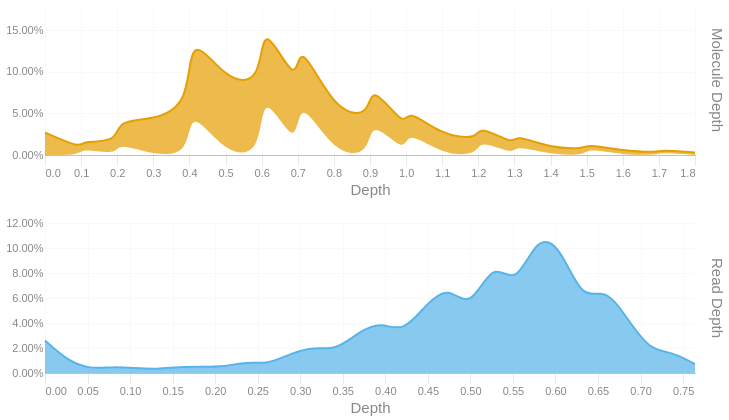

Write notebook code for a chart like this one.
### Code cell
readdep = depth_hist(tb['Read Depth'], q99, 3)
readdep = readdep.with_columns(pl.lit('Read Depth').alias('Metric'))
if not SKIPLR:
    moldep = depth_hist(tb['Molecule Depth'], mol_q99, 1)
    moldep = moldep.with_columns(pl.lit('Molecule Depth').alias('Metric'))
    _hist = pl.concat([readdep, moldep])
    _hist = _hist.filter(pl.col('Proportion') != 0)
    with SafeRender(_hist):
        (
            alt.Chart(_hist)        
            .mark_area(interpolate = "basis")
            .encode(
                x=alt.X('Bin:Q').scale(domainMin=0).axis(alt.Axis(title='Depth')),
                y = alt.Y('Proportion:Q', title = None).axis(format = '.2%'),
                color = alt.Color('Metric:N').legend(None),
                row = alt.Row("Metric:N").header(title = None, labelOrient = 'right'),
                tooltip = [
                    alt.Tooltip("Metric:N", title = "Metric"),
                    alt.Tooltip('Interval:N', title = "Depth Interval"),
                    alt.Tooltip('Proportion:Q', title = "% Alignments").format('.2%')
                ]
            )
            .resolve_scale(x='independent', y='independent')
            .properties(
                height = 150, width = 650,
                usermeta={'embedOptions': {'downloadFileName': f'{samplename}.depth.hist'}}
            )
        ).display()
else:
    readdep = readdep.filter(pl.col('Proportion') != 0)
    with SafeRender(readdep):
        (
            alt.Chart(readdep)        
            .mark_area(interpolate = "basis")
            .encode(
                x=alt.X('Bin:Q').scale(domainMin=0).axis(alt.Axis(title='Depth')),
                y = alt.Y('Proportion:Q', title = None).axis(format = '.2%'),
                tooltip = [
                    alt.Tooltip('Interval:N', title = "Depth Interval"),
                    alt.Tooltip('Proportion:Q', title = "% Alignments").format('.2%')
                ]
            )
            .properties(
                usermeta={'embedOptions': {'downloadFileName': f'{samplename}.depth.hist'}}
            )
        ).display()

### Figure 1 — Vega-Lite specification as saved in the notebook (floating-point values rounded to 4 significant figures)
{"width": 650, "height": 150, "config": {"title": {"anchor": "start", "dy": -15, "fontSize": 18, "color": "#888888", "subtitleColor": "#888888", "subtitleFontSize": 14}, "arc": {"fill": "#0072B2"}, "axis": {"domainColor": "#888888", "domainWidth": 0.5, "gridWidth": 0.2, "grid": false, "titleFontWeight": 400, "titleFontSize": 15, "labelFontSize": 11, "labelColor": "#888888", "tickColor": "#888888", "tickWidth": 0.2, "titleColor": "#888888"}, "axisBand": {"grid": false}, "axisX": {"grid": true, "tickSize": 10, "domainCap": "round"}, "axisY": {"domain": false, "grid": true, "tickSize": 0, "domainCap": "round"}, "background": "transparent", "header": {"labelFontSize": 15, "labelColor": "#888888", "titleFontSize": 15, "titleFontWeight": 600, "titleColor": "#888888"}, "legend": {"labelFont": "sans-serif", "labelFontSize": 12, "labelColor": "#888888", "symbolSize": 100, "symbolType": "circle", "titleFontSize": 12, "titlePadding": 10, "titleColor": "#888888", "title": null}, "range": {"category": ["#E69F00", "#56B4E9", "#009E73", "#F0E442", "#0072B2", "#D55E00", "#CC79A7", "#000000"], "diverging": ["#cfe8f3", "#a2d4ec", "#73bfe2", "#46abdb", "#1696d2", "#12719e"]}, "area": {"fill": "#0072B2", "fillOpacity": 0.7, "line": true, "strokeOpacity": 0.7}, "line": {"color": "#0072B2", "stroke": "#0072B2", "strokeWidth": 2}, "trail": {"color": "#0072B2", "stroke": "#0072B2", "strokeWidth": 0, "size": 1}, "point": {"filled": true, "fillOpacity": 1.0, "size": 95}, "text": {"color": "#888888", "fontSize": 11, "align": "right", "fontWeight": 400, "size": 11}, "bar": {"fill": "#0072B2", "stroke": null}, "view": {"stroke": null, "continuousWidth": 660, "continuousHeight": 400}}, "data": {"name": "data-854b1d0177566b375598d8fa37a5b7ee"}, "mark": {"type": "area", "interpolate": "basis"}, "encoding": {"color": {"field": "Metric", "legend": null, "type": "nominal"}, "row": {"field": "Metric", "header": {"title": null, "labelOrient": "right"}, "type": "nominal"}, "tooltip": [{"field": "Metric", "title": "Metric", "type": "nominal"}, {"field": "Interval", "title": "Depth Interval", "type": "nominal"}, {"field": "Proportion", "format": ".2%", "title": "% Alignments", "type": "quantitative"}], "x": {"axis": {"title": "Depth"}, "field": "Bin", "scale": {"domainMin": 0}, "type": "quantitative"}, "y": {"axis": {"format": ".2%"}, "field": "Proportion", "title": null, "type": "quantitative"}}, "resolve": {"scale": {"x": "independent", "y": "independent"}}, "usermeta": {"embedOptions": {"downloadFileName": "S6_Altamaha_3946.depth.hist"}}, "$schema": "https://vega.github.io/schema/vega-lite/v6.1.0.json", "datasets": {"data-854b1d0177566b375598d8fa37a5b7ee": [{"Bin": 0.0, "Interval": "0.0-0.026", "Proportion": 0.026, "Metric": "Read Depth"}, {"Bin": 0.026, "Interval": "0.026-0.053", "Proportion": 0.01, "Metric": "Read Depth"}, {"Bin": 0.053, "Interval": "0.053-0.079", "Proportion": 0.003, "Metric": "Read Depth"}, {"Bin": 0.079, "Interval": "0.079-0.105", "Proportion": 0.005, "Metric": "Read Depth"}, {"Bin": 0.105, "Interval": "0.105-0.132", "Proportion": 0.004, "Metric": "Read Depth"}, {"Bin": 0.132, "Interval": "0.132-0.158", "Proportion": 0.003, "Metric": "Read Depth"}, {"Bin": 0.158, "Interval": "0.158-0.184", "Proportion": 0.005, "Metric": "Read Depth"}, {"Bin": 0.184, "Interval": "0.184-0.211", "Proportion": 0.005, "Metric": "Read Depth"}, {"Bin": 0.211, "Interval": "0.211-0.237", "Proportion": 0.005, "Metric": "Read Depth"}, {"Bin": 0.237, "Interval": "0.237-0.263", "Proportion": 0.009, "Metric": "Read Depth"}, {"Bin": 0.263, "Interval": "0.263-0.29", "Proportion": 0.007, "Metric": "Read Depth"}, {"Bin": 0.29, "Interval": "0.29-0.316", "Proportion": 0.016, "Metric": "Read Depth"}, {"Bin": 0.316, "Interval": "0.316-0.342", "Proportion": 0.021, "Metric": "Read Depth"}, {"Bin": 0.342, "Interval": "0.342-0.369", "Proportion": 0.018, "Metric": "Read Depth"}, {"Bin": 0.369, "Interval": "0.369-0.395", "Proportion": 0.033, "Metric": "Read Depth"}, {"Bin": 0.395, "Interval": "0.395-0.421", "Proportion": 0.041, "Metric": "Read Depth"}, {"Bin": 0.421, "Interval": "0.421-0.448", "Proportion": 0.032, "Metric": "Read Depth"}, {"Bin": 0.448, "Interval": "0.448-0.474", "Proportion": 0.055, "Metric": "Read Depth"}, {"Bin": 0.474, "Interval": "0.474-0.5", "Proportion": 0.07, "Metric": "Read Depth"}, {"Bin": 0.5, "Interval": "0.5-0.527", "Proportion": 0.05, "Metric": "Read Depth"}, {"Bin": 0.527, "Interval": "0.527-0.553", "Proportion": 0.091, "Metric": "Read Depth"}, {"Bin": 0.553, "Interval": "0.553-0.579", "Proportion": 0.068, "Metric": "Read Depth"}, {"Bin": 0.579, "Interval": "0.579-0.606", "Proportion": 0.111, "Metric": "Read Depth"}, {"Bin": 0.606, "Interval": "0.606-0.632", "Proportion": 0.101, "Metric": "Read Depth"}, {"Bin": 0.632, "Interval": "0.632-0.658", "Proportion": 0.057, "Metric": "Read Depth"}, {"Bin": 0.658, "Interval": "0.658-0.685", "Proportion": 0.069, "Metric": "Read Depth"}, {"Bin": 0.685, "Interval": "0.685-0.711", "Proportion": 0.043, "Metric": "Read Depth"}, {"Bin": 0.711, "Interval": "0.711-0.737", "Proportion": 0.018, "Metric": "Read Depth"}, {"Bin": 0.737, "Interval": "0.737-0.764", "Proportion": 0.017, "Metric": "Read Depth"}, {"Bin": 0.764, "Interval": "0.764-0.79", "Proportion": 0.007, "Metric": "Read Depth"}, {"Bin": 0.0, "Interval": "0.0-0.1", "Proportion": 0.027, "Metric": "Molecule Depth"}, {"Bin": 0.1, "Interval": "0.1-0.1", "Proportion": 0.008, "Metric": "Molecule Depth"}, {"Bin": 0.1, "Interval": "0.1-0.2", "Proportion": 0.009, "Metric": "Molecule Depth"}, {"Bin": 0.2, "Interval": "0.2-0.2", "Proportion": 0.015, "Metric": "Molecule Depth"}, {"Bin": 0.2, "Interval": "0.2-0.3", "Proportion": 0.027, "Metric": "Molecule Depth"}, {"Bin": 0.3, "Interval": "0.3-0.4", "Proportion": 0.042, "Metric": "Molecule Depth"}, {"Bin": 0.4, "Interval": "0.4-0.4", "Proportion": 0.06, "Metric": "Molecule Depth"}, {"Bin": 0.4, "Interval": "0.4-0.5", "Proportion": 0.091, "Metric": "Molecule Depth"}, {"Bin": 0.5, "Interval": "0.5-0.6", "Proportion": 0.089, "Metric": "Molecule Depth"}, {"Bin": 0.6, "Interval": "0.6-0.6", "Proportion": 0.085, "Metric": "Molecule Depth"}, {"Bin": 0.6, "Interval": "0.6-0.7", "Proportion": 0.083, "Metric": "Molecule Depth"}, {"Bin": 0.7, "Interval": "0.7-0.7", "Proportion": 0.076, "Metric": "Molecule Depth"}, {"Bin": 0.7, "Interval": "0.7-0.8", "Proportion": 0.068, "Metric": "Molecule Depth"}, {"Bin": 0.8, "Interval": "0.8-0.9", "Proportion": 0.052, "Metric": "Molecule Depth"}, {"Bin": 0.9, "Interval": "0.9-0.9", "Proportion": 0.045, "Metric": "Molecule Depth"}, {"Bin": 0.9, "Interval": "0.9-1.0", "Proportion": 0.043, "Metric": "Molecule Depth"}, {"Bin": 1.0, "Interval": "1.0-1.0", "Proportion": 0.031, "Metric": "Molecule Depth"}, {"Bin": 1.0, "Interval": "1.0-1.1", "Proportion": 0.026, "Metric": "Molecule Depth"}, {"Bin": 1.1, "Interval": "1.1-1.2", "Proportion": 0.023, "Metric": "Molecule Depth"}, {"Bin": 1.2, "Interval": "1.2-1.2", "Proportion": 0.019, "Metric": "Molecule Depth"}, {"Bin": 1.2, "Interval": "1.2-1.3", "Proportion": 0.017, "Metric": "Molecule Depth"}, {"Bin": 1.3, "Interval": "1.3-1.3", "Proportion": 0.012, "Metric": "Molecule Depth"}, {"Bin": 1.3, "Interval": "1.3-1.4", "Proportion": 0.013, "Metric": "Molecule Depth"}, {"Bin": 1.4, "Interval": "1.4-1.5", "Proportion": 0.008, "Metric": "Molecule Depth"}, {"Bin": 1.5, "Interval": "1.5-1.5", "Proportion": 0.008, "Metric": "Molecule Depth"}, {"Bin": 1.5, "Interval": "1.5-1.6", "Proportion": 0.005, "Metric": "Molecule Depth"}, {"Bin": 1.6, "Interval": "1.6-1.7", "Proportion": 0.005, "Metric": "Molecule Depth"}, {"Bin": 1.7, "Interval": "1.7-1.7", "Proportion": 0.003, "Metric": "Molecule Depth"}, {"Bin": 1.7, "Interval": "1.7-1.8", "Proportion": 0.003, "Metric": "Molecule Depth"}, {"Bin": 1.8, "Interval": "1.8-1.84", "Proportion": 0.003, "Metric": "Molecule Depth"}]}}
